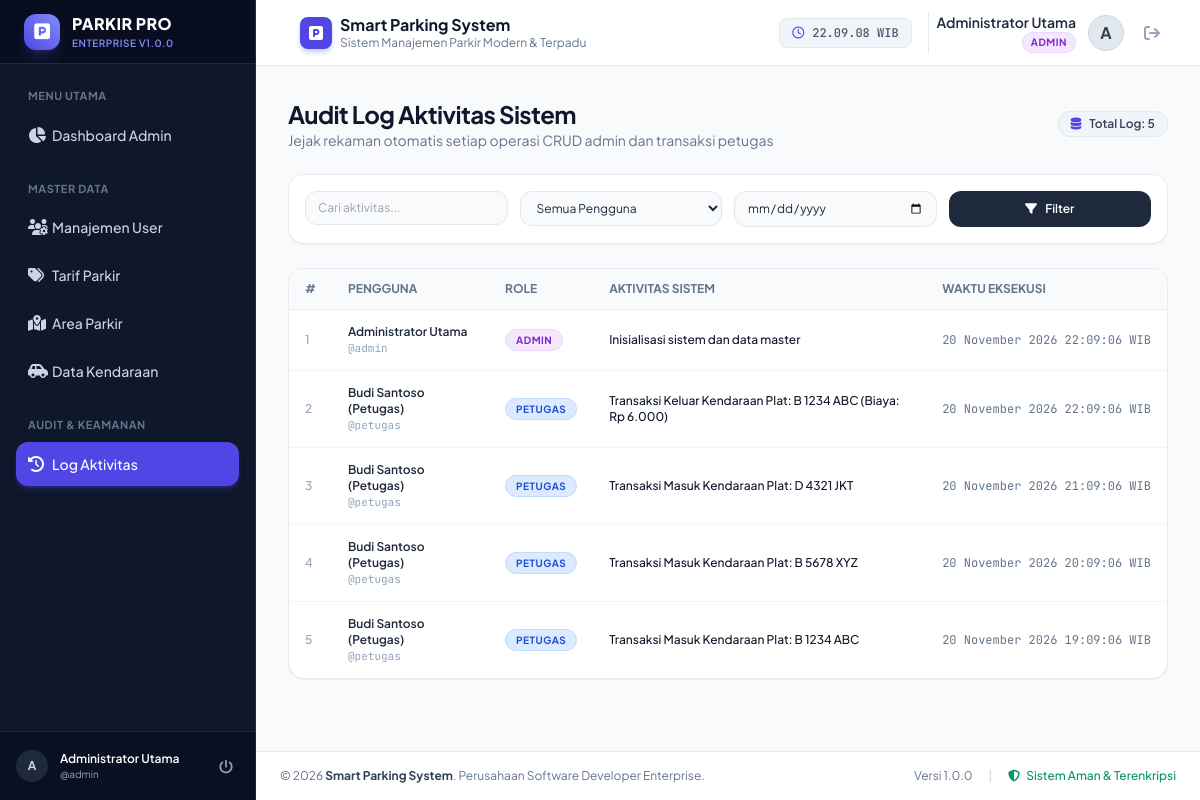
/modules/admin/log.php (signed in), run on the app's committed database.
### tables this page shows
CREATE TABLE `tb_user` (
  `id_user` INT(11) NOT NULL AUTO_INCREMENT,
  `nama_lengkap` VARCHAR(50) NOT NULL,
  `username` VARCHAR(50) NOT NULL,
  `password` VARCHAR(100) NOT NULL,
  `role` ENUM('admin', 'petugas', 'owner') NOT NULL,
  `status_aktif` TINYINT(1) NOT NULL DEFAULT 1,
  PRIMARY KEY (`id_user`),
  UNIQUE KEY `uq_username` (`username`),
  KEY `idx_role_status` (`role`, `status_aktif`)
);

CREATE TABLE `tb_log_aktivitas` (
  `id_log` INT(11) NOT NULL AUTO_INCREMENT,
  `id_user` INT(11) NOT NULL,
  `aktivitas` VARCHAR(100) NOT NULL,
  `waktu_aktivitas` DATETIME NOT NULL,
  PRIMARY KEY (`id_log`),
  KEY `fk_log_user` (`id_user`),
  KEY `idx_waktu_aktivitas` (`waktu_aktivitas`),
  CONSTRAINT `fk_log_user` FOREIGN KEY (`id_user`) REFERENCES `tb_user` (`id_user`) ON UPDATE CASCADE ON DELETE CASCADE
);

### modules/admin/log.php (the view, shortened to what the rows shown need)
<?php
require_once __DIR__ . '/../../functions/auth.php';
require_once __DIR__ . '/../../functions/parkir.php';
require_once __DIR__ . '/../../functions/pagination.php';
$pdo = get_db_connection();
$page      = (int)($_GET['page'] ?? 1);
$per_page  = 15;
$where_clauses = [];
$params = [];
$where_sql = !empty($where_clauses) ? "WHERE " . implode(" AND ", $where_clauses) : "";
$stmt_count = $pdo->prepare("SELECT COUNT(*) FROM tb_log_aktivitas l $where_sql");
$stmt_count->execute($params);
$total_records = (int)$stmt_count->fetchColumn();
$pagination = paginate($total_records, $page, $per_page);
$query_log = "
    SELECT l.id_log, l.aktivitas, l.waktu_aktivitas, u.nama_lengkap, u.username, u.role
    FROM tb_log_aktivitas l
    JOIN tb_user u ON l.id_user = u.id_user
    $where_sql
    ORDER BY l.waktu_aktivitas DESC
    LIMIT :limit OFFSET :offset
";
$stmt_logs = $pdo->prepare($query_log);
$stmt_logs->bindValue(':limit', $pagination['per_page'], PDO::PARAM_INT);
$stmt_logs->bindValue(':offset', $pagination['offset'], PDO::PARAM_INT);
$stmt_logs->execute();
$logs = $stmt_logs->fetchAll();
$users_list = $pdo->query("SELECT id_user, nama_lengkap, username, role FROM tb_user ORDER BY nama_lengkap ASC")->fetchAll();
require_once __DIR__ . '/../../includes/header.php';
?>
<div class="flex h-screen overflow-hidden bg-slate-50">
    <?php require_once __DIR__ . '/../../includes/sidebar.php'; ?>
    <div class="flex-1 flex flex-col min-w-0 overflow-y-auto">
        <?php require_once __DIR__ . '/../../includes/navbar.php'; ?>
        <main class="flex-1 p-4 sm:p-6 lg:p-8">
            <div class="max-w-7xl mx-auto space-y-6">
                <div class="flex flex-col sm:flex-row justify-between items-start sm:items-center gap-4">
                    <div>
                        <h2 class="text-2xl font-bold text-slate-900 tracking-tight">Audit Log Aktivitas Sistem</h2>
                    </div>
                </div>
                <div class="bg-white rounded-2xl border border-slate-200/80 shadow-sm overflow-hidden">
                    <div class="overflow-x-auto">
                        <table class="w-full text-left border-collapse text-xs">
                            <thead>
                                <tr class="bg-slate-50 border-b border-slate-200/80 text-slate-500 uppercase font-semibold">
                                    <th class="py-3 px-4">#</th>
                                    <th class="py-3 px-4">Pengguna</th>
                                    <th class="py-3 px-4">Role</th>
                                    <th class="py-3 px-4">Aktivitas Sistem</th>
                                    <th class="py-3 px-4">Waktu Eksekusi</th>
                                </tr>
                            </thead>
                            <tbody class="divide-y divide-slate-100">
                                <?php if (empty($logs)): ?>
                                    <tr>
                                        <td colspan="5" class="py-8 text-center text-slate-400">
                                            Tidak ada catatan log aktivitas yang sesuai.
                                        </td>
                                    </tr>
                                <?php else: ?>
                                    <?php
                                    $no = $pagination['start_record'];
                                    foreach ($logs as $l):
                                        $rClass = 'bg-slate-100 text-slate-700';
                                        if ($l['role'] === 'admin') $rClass = 'bg-purple-100 text-purple-700 border-purple-200';
                                        elseif ($l['role'] === 'petugas') $rClass = 'bg-blue-100 text-blue-700 border-blue-200';
                                        elseif ($l['role'] === 'owner') $rClass = 'bg-emerald-100 text-emerald-700 border-emerald-200';
                                    ?>
                                        <tr class="hover:bg-slate-50/80 transition-colors">
                                            <td class="py-3.5 px-4 font-medium text-slate-400"><?= $no++ ?></td>
                                            <td class="py-3.5 px-4">
                                                <div class="font-semibold text-slate-800"><?= htmlspecialchars($l['nama_lengkap']) ?></div>
                                                <div class="text-[11px] text-slate-400 font-mono-code">@<?= htmlspecialchars($l['username']) ?></div>
                                            </td>
                                            <td class="py-3.5 px-4">
                                                <span class="inline-block px-2.5 py-0.5 rounded-full border text-[10px] font-bold uppercase tracking-wider <?= $rClass ?>">
                                                    <?= htmlspecialchars($l['role']) ?>
                                                </span>
                                            </td>
                                            <td class="py-3.5 px-4">
                                                <div class="font-medium text-slate-900"><?= htmlspecialchars($l['aktivitas']) ?></div>
                                            </td>
                                            <td class="py-3.5 px-4 font-mono-code text-slate-500 whitespace-nowrap">
                                                <?= format_tanggal_indo($l['waktu_aktivitas'], true) ?>
                                            </td>
                                        </tr>
                                    <?php endforeach; ?>
                                <?php endif; ?>
                            </tbody>
                        </table>
                    </div>
                </div>
            </div>
        </main>
        <?php require_once __DIR__ . '/../../includes/footer.php'; ?>

### includes/sidebar.php (shortened to what the rows shown need)
<?php
require_once __DIR__ . '/../functions/auth.php';
$user = get_logged_in_user();
?>
<aside id="app-sidebar" class="no-print fixed inset-y-0 left-0 z-50 w-64 bg-slate-900 text-slate-300 flex flex-col transition-transform duration-300 transform -translate-x-full lg:translate-x-0 lg:static lg:inset-0 border-r border-slate-800">
    <div class="p-4 border-t border-slate-800 bg-slate-950/40">
        <div class="flex items-center justify-between">
            <div class="flex items-center space-x-3 overflow-hidden">
                <div class="w-8 h-8 rounded-full bg-slate-800 flex items-center justify-center text-slate-300 font-bold text-xs shrink-0">
                    <?= substr($user['nama_lengkap'] ?? 'U', 0, 1) ?>
                </div>
                <div class="truncate">
                    <p class="text-xs font-semibold text-white truncate"><?= htmlspecialchars($user['nama_lengkap'] ?? '') ?></p>
                    <p class="text-[10px] text-slate-400 truncate">@<?= htmlspecialchars($user['username'] ?? '') ?></p>
                </div>
            </div>
        </div>
    </div>
</aside>

### includes/navbar.php (shortened to what the rows shown need)
<?php
require_once __DIR__ . '/../functions/auth.php';
$current_user = get_logged_in_user();
?>
<header class="no-print bg-white border-b border-slate-200 sticky top-0 z-30">
    <div class="px-4 sm:px-6 lg:px-8 py-3 flex items-center justify-between">
        <div class="flex items-center space-x-3">
            <div class="flex items-center space-x-2">
                <div>
                    <h1 class="text-base font-bold text-slate-900 leading-tight"><?= APP_NAME ?></h1>
                </div>
            </div>
        </div>
        <div class="flex items-center space-x-4">
            <div class="flex items-center space-x-3 pl-2 border-l border-slate-200">
                <div class="text-right hidden sm:block">
                    <div class="text-sm font-semibold text-slate-800"><?= htmlspecialchars($current_user['nama_lengkap'] ?? 'User') ?></div>
                    <div class="flex items-center justify-end space-x-1">
                        <?php
                            $role = $current_user['role'] ?? 'guest';
                            $badgeColor = 'bg-slate-100 text-slate-700';
                            if ($role === 'admin') $badgeColor = 'bg-purple-100 text-purple-700 border-purple-200';
                            elseif ($role === 'petugas') $badgeColor = 'bg-blue-100 text-blue-700 border-blue-200';
                            elseif ($role === 'owner') $badgeColor = 'bg-emerald-100 text-emerald-700 border-emerald-200';
                        ?>
                        <span class="inline-block text-[10px] font-bold uppercase tracking-wider px-2 py-0.5 rounded-full border <?= $badgeColor ?>">
                            <?= htmlspecialchars($role) ?>
                        </span>
                    </div>
                </div>
                <div class="w-9 h-9 rounded-full bg-slate-200 border border-slate-300 flex items-center justify-center text-slate-700 font-bold uppercase">
                    <?= substr($current_user['nama_lengkap'] ?? 'U', 0, 1) ?>
                </div>
                <a href="<?= BASE_URL ?>/modules/auth/logout.php" title="Keluar dari Aplikasi" class="p-2 text-slate-400 hover:text-rose-600 hover:bg-rose-50 rounded-lg transition-colors">
                    <i class="fa-solid fa-arrow-right-from-bracket text-base"></i>
                </a>
            </div>
        </div>
    </div>
</header>

### data on the page
tb_user: nama_lengkap "A", nama_lengkap "Administrator Utama", username "admin", role "ADMIN"
tb_log_aktivitas: id_user.nama_lengkap "Administrator Utama", id_user.username "admin", id_user.role "ADMIN", aktivitas "Inisialisasi sistem dan data master", waktu_aktivitas "20 November 2026 22:09:06 WIB"
tb_log_aktivitas: id_user.nama_lengkap "Budi Santoso (Petugas)", id_user.username "petugas", id_user.role "PETUGAS", aktivitas "Transaksi Keluar Kendaraan Plat: B 1234 ABC (Biaya: Rp 6.000)", waktu_aktivitas "20 November 2026 22:09:06 WIB"
tb_log_aktivitas: id_user.nama_lengkap "Budi Santoso (Petugas)", id_user.username "petugas", id_user.role "PETUGAS", aktivitas "Transaksi Masuk Kendaraan Plat: D 4321 JKT", waktu_aktivitas "20 November 2026 21:09:06 WIB"
tb_log_aktivitas: id_user.nama_lengkap "Budi Santoso (Petugas)", id_user.username "petugas", id_user.role "PETUGAS", aktivitas "Transaksi Masuk Kendaraan Plat: B 5678 XYZ", waktu_aktivitas "20 November 2026 20:09:06 WIB"
tb_log_aktivitas: id_user.nama_lengkap "Budi Santoso (Petugas)", id_user.username "petugas", id_user.role "PETUGAS", aktivitas "Transaksi Masuk Kendaraan Plat: B 1234 ABC", waktu_aktivitas "20 November 2026 19:09:06 WIB"

### other printed values
APP_VERSION "1.0.0"
APP_NAME "Smart Parking System"
APP_SUBTITLE "Sistem Manajemen Parkir Modern & Terpadu"
$total_records "5"
